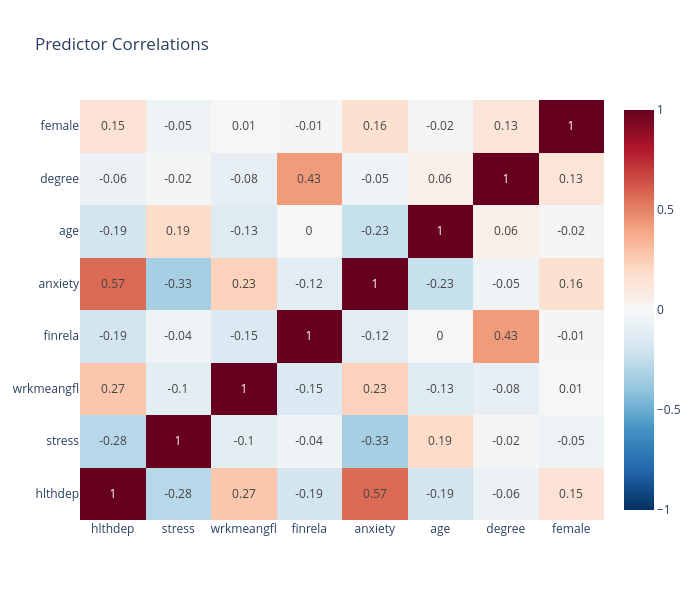

Notebook code for this chart:
### Code cell
# Predictor correlation matrix
corr_matrix = df_analysis[X_cols].corr()
corr_matrix.columns = predictor_names
corr_matrix.index = predictor_names

fig = go.Figure(data=go.Heatmap(
    z=corr_matrix.values,
    x=corr_matrix.columns,
    y=corr_matrix.columns,
    colorscale='RdBu_r',
    zmin=-1, zmax=1,
    text=np.round(corr_matrix.values, 2),
    texttemplate='%{text}'
))
fig.update_layout(title='Predictor Correlations', width=700, height=600)
fig.show()

### Figure 1 — Plotly figure (JSON) as saved in the notebook; plotly's stock layout.template omitted (floating-point values rounded to 4 significant figures)
{"data": [{"colorscale": [[0, "rgb(5,48,97)"], [0.1, "rgb(33,102,172)"], [0.2, "rgb(67,147,195)"], [0.3, "rgb(146,197,222)"], [0.4, "rgb(209,229,240)"], [0.5, "rgb(247,247,247)"], [0.6, "rgb(253,219,199)"], [0.7, "rgb(244,165,130)"], [0.8, "rgb(214,96,77)"], [0.9, "rgb(178,24,43)"], [1, "rgb(103,0,31)"]], "text": [[1.0, -0.28, 0.27, -0.19, 0.57, -0.19, -0.06, 0.15], [-0.28, 1.0, -0.1, -0.04, -0.33, 0.19, -0.02, -0.05], [0.27, -0.1, 1.0, -0.15, 0.23, -0.13, -0.08, 0.01], [-0.19, -0.04, -0.15, 1.0, -0.12, 0.0, 0.43, -0.01], [0.57, -0.33, 0.23, -0.12, 1.0, -0.23, -0.05, 0.16], [-0.19, 0.19, -0.13, 0.0, -0.23, 1.0, 0.06, -0.02], [-0.06, -0.02, -0.08, 0.43, -0.05, 0.06, 1.0, 0.13], [0.15, -0.05, 0.01, -0.01, 0.16, -0.02, 0.13, 1.0]], "texttemplate": "%{text}", "type": "heatmap", "x": ["hlthdep", "stress", "wrkmeangfl", "finrela", "anxiety", "age", "degree", "female"], "y": ["hlthdep", "stress", "wrkmeangfl", "finrela", "anxiety", "age", "degree", "female"], "z": [[1.0, -0.2818, 0.2744, -0.1869, 0.5682, -0.1917, -0.06362, 0.1464], [-0.2818, 1.0, -0.1029, -0.04, -0.3346, 0.1899, -0.01625, -0.05271], [0.2744, -0.1029, 1.0, -0.1477, 0.2331, -0.13, -0.08414, 0.005796], [-0.1869, -0.04, -0.1477, 1.0, -0.1179, 0.004931, 0.4273, -0.01483], [0.5682, -0.3346, 0.2331, -0.1179, 1.0, -0.2307, -0.04686, 0.1623], [-0.1917, 0.1899, -0.13, 0.004931, -0.2307, 1.0, 0.05842, -0.0211], [-0.06362, -0.01625, -0.08414, 0.4273, -0.04686, 0.05842, 1.0, 0.126], [0.1464, -0.05271, 0.005796, -0.01483, 0.1623, -0.0211, 0.126, 1.0]], "zmax": 1, "zmin": -1}], "layout": {"height": 600, "title": {"text": "Predictor Correlations"}, "width": 700}}
